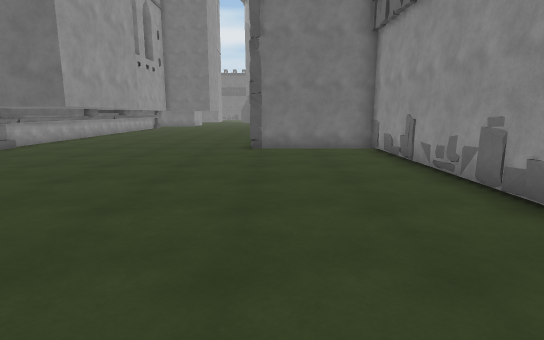
view 1 (above)

24 first-person views from a walk through a Unity game level. The camera is 1.4 m above the floor, tilts 10° down and sees 80° across. The floor is counted in squares, 1 m on a side. Each view is taken from the middle of a square. On the plan, view 1 faces up. The plan holds only what a view shows up to about 15 squares ahead; the rest is blank. The place goes on beyond the plan. The player is left out. Some animated figures are left out. Some surface patterns are stand-ins.

view 2
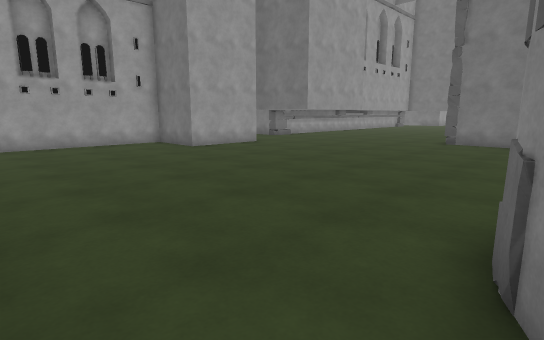

view 3
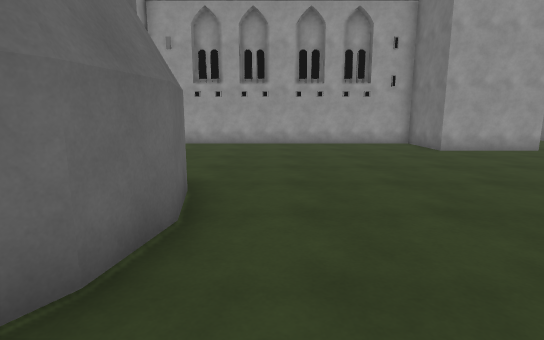

view 4
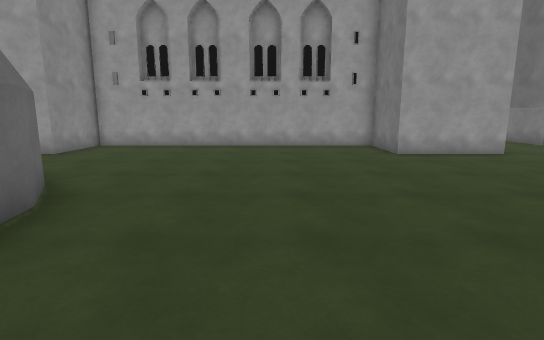

view 5
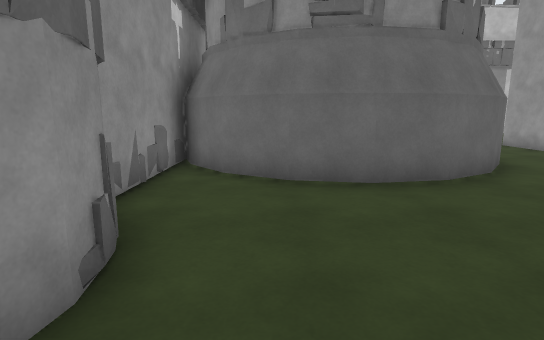

view 6
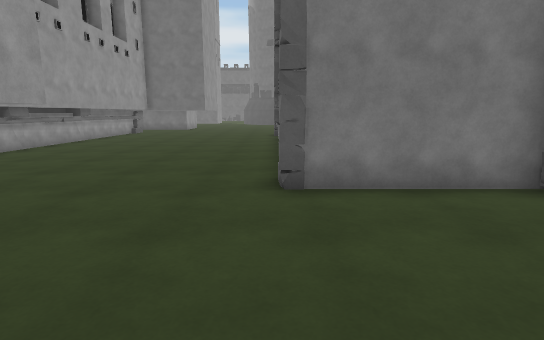

view 7
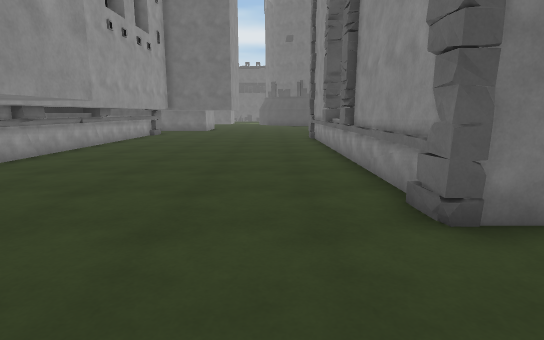

view 8
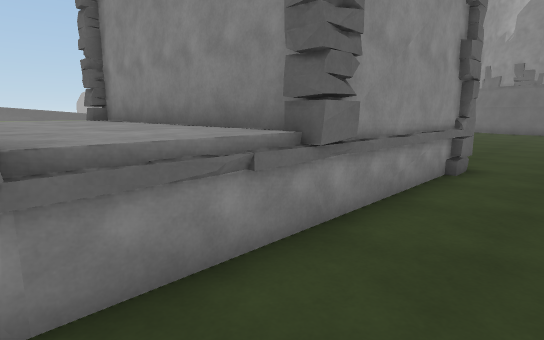

view 9
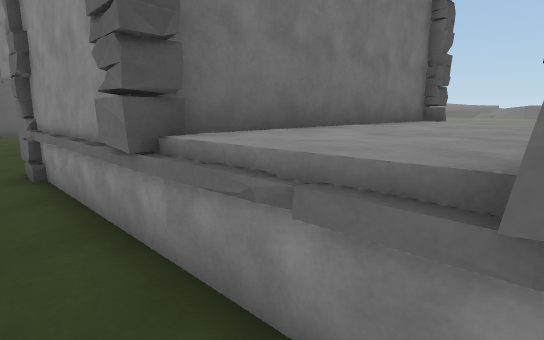

view 10
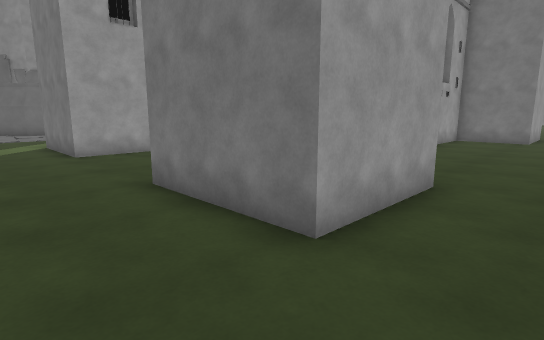

view 11
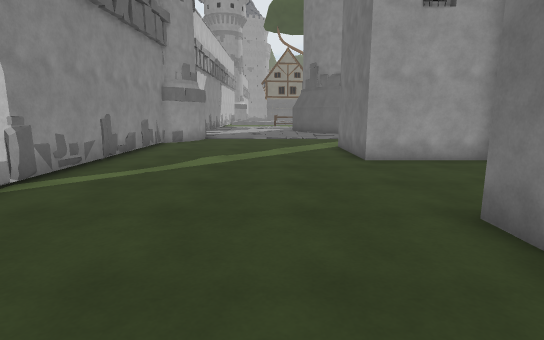

view 12
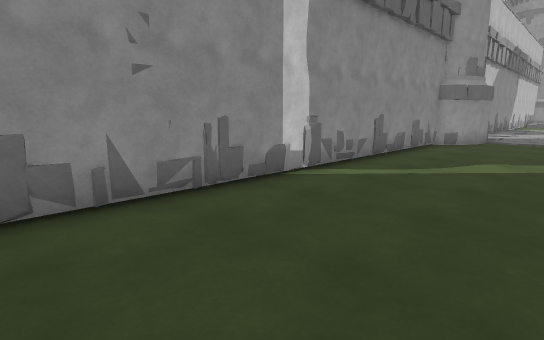

view 13
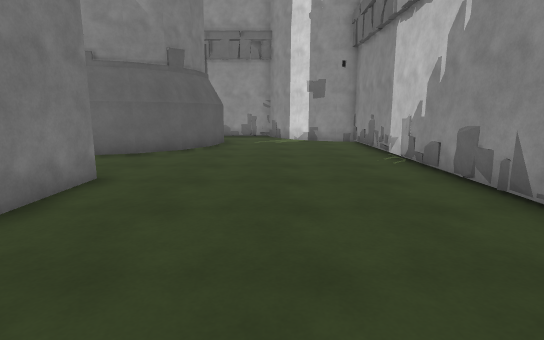

view 14
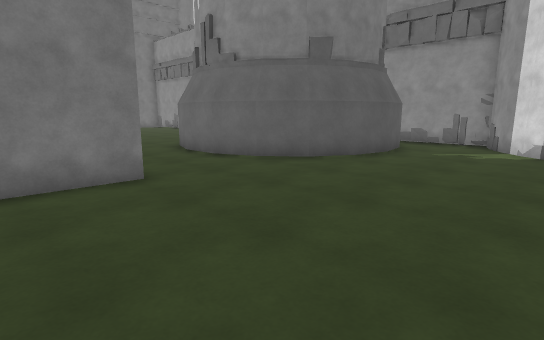

view 15
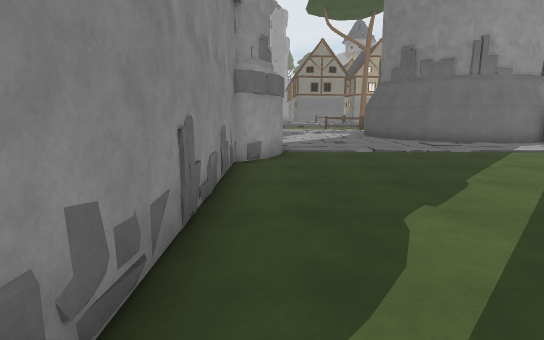

view 16
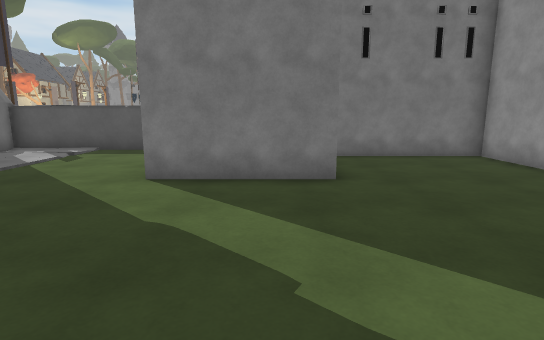

view 17
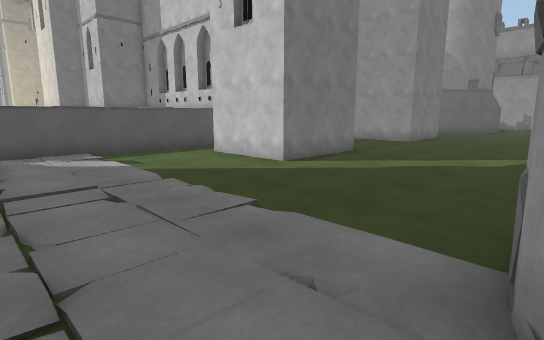

view 18
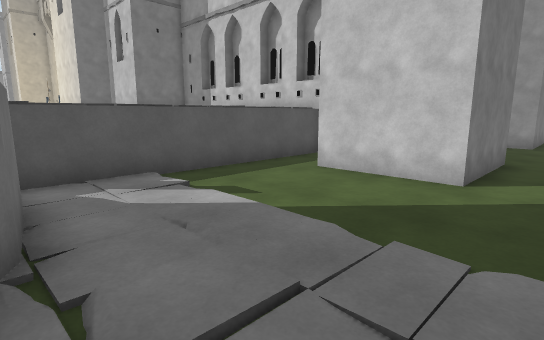

view 19
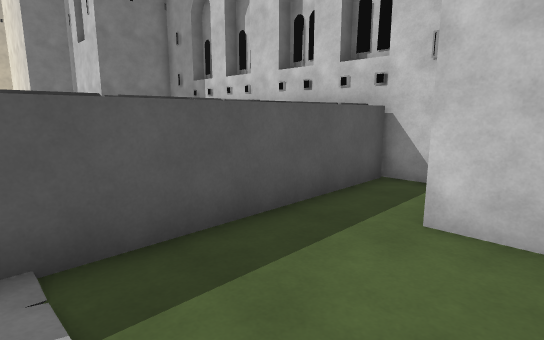

view 20
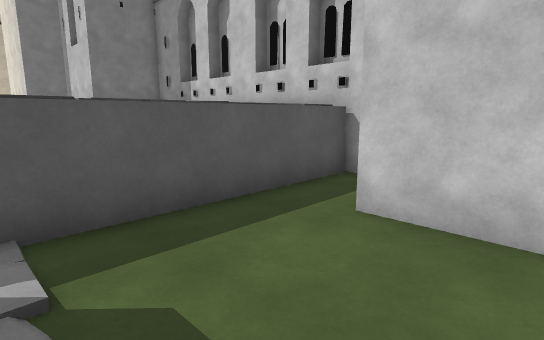

view 21
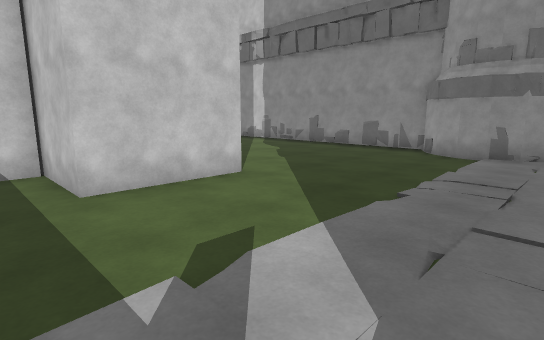

view 22
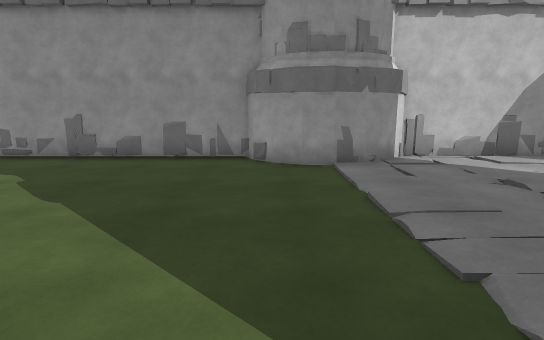

view 23
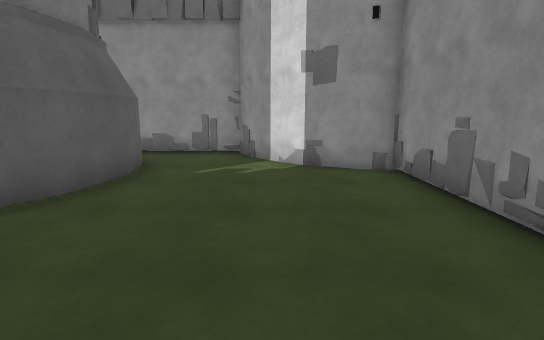

view 24
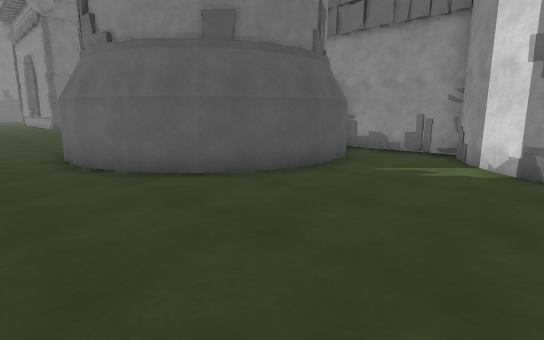

### Floor plan
Key: @ floor where view 1 was taken; # wall or solid block; . main floor; : floor 0.25 m higher than the main floor; = window, fence, low wall or low ledge; ^ raised ledge; T thing the floor can be seen under or through; W tower.
Columns run from 29 left of view 1 to 7 right of it. Each row starts with its distance up from view 1.
 24                     #.......#
 23                     #.......#
 22                     #.......#^^^^^^^#
 21                     #.......^^^^^^^^^
 20                     #.......^^^^^^^^^
 19                     #.......#^^^^^^^#
 18                     #.......#
 17                     #.......#
 16                      .......#
 15                      .......#
 14                      .......#
 13                        T....######
 12                        T.........#
 11                        T.........#
 10       #                #.........#
  9       ##             ###.........#
  8        #             #...........#
  7        #             #...........#
  6        #             #...........#
  5        #             #...........#
  4         ###       ####...........
  3           ##      #..............
  2           =#      #..............
  1           ##      #..............#
  0           ##      #..........@...W
 -1           ##      #..............##
 -2           ##      #...............#
 -3           =#      #.........WWW...#
 -4           ##      #.......WW  #WW.#
 -5           ##      #......W#     #W#
 -6 W.........##      #......W       W#
 -7 #.........#########.....W#        #
 -8 #......#####.....#####..W#
 -9 W......#   #.....#   #..W#
-10 W......#   #.....#   #...W
-11 .......#####.....#####...W#       #
-12 ..........................WW#  WW.#
-13 .............................WW...#
-14 ..................................#
-15 :................................##
-16 ................................##
-17 ...............................##
-18 ..W###........................##
-19 ##   ##########################

Positions as (right, up) in squares from view 1, and headings:
1: (0, 0), facing up
2: (4, -3), facing up-left
3: (4, -2), facing left
4: (3, 0), facing left
5: (2, 3), facing down
6: (-1, 7), facing up
7: (-3, 9), facing up
8: (-3, 22), facing down-right
9: (-2, 19), facing up-right
10: (-6, -14), facing up-left
11: (-8, -14), facing left
12: (-8, -14), facing down-left
13: (-15, -15), facing right
14: (-11, -18), facing up-right
15: (-14, -18), facing left
16: (-19, -18), facing up
17: (-29, -18), facing up-right
18: (-29, -13), facing up-right
19: (-26, -9), facing up-right
20: (-26, -10), facing up-right
21: (-28, -6), facing down-right
22: (-24, -9), facing down
23: (-7, -16), facing right
24: (-7, -18), facing up-right
